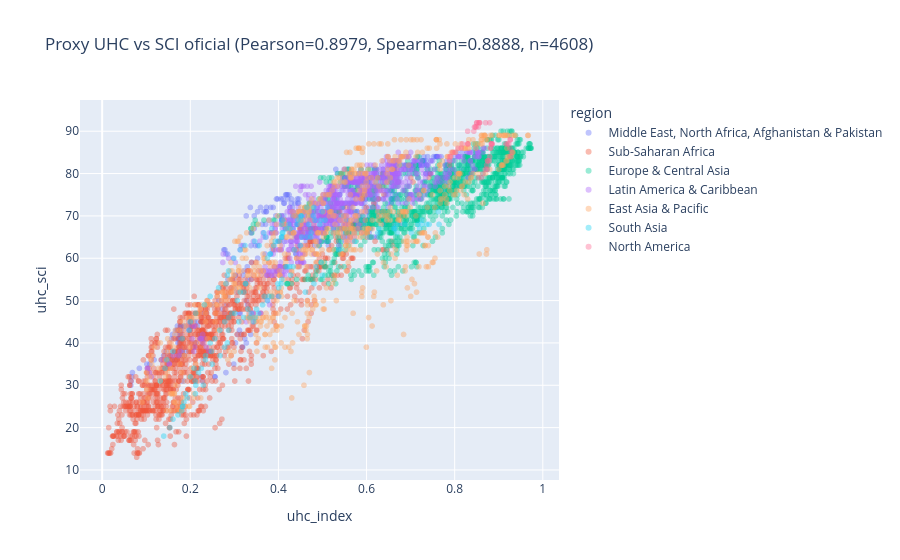

Notebook cell for this chart:
### Markdown cell above
## 7. Validação do proxy UHC contra o SCI oficial

### Code cell
val = eda.validar_uhc(abt)
m = abt.dropna(subset=["uhc_index", "uhc_sci"])
fig = px.scatter(m, x="uhc_index", y="uhc_sci", color="region", opacity=0.4,
                 title=f"Proxy UHC vs SCI oficial (Pearson={val['pearson']}, "
                       f"Spearman={val['spearman']}, n={val['n']})")
fig

### Figure 1 — Plotly figure (JSON) as saved in the notebook; plotly's stock layout.template omitted (floating-point values rounded to 4 significant figures; data arrays with more than 128 entries replaced by an {"elided": "..."} marker saying what was removed)
{"data": [{"hovertemplate": "region=Middle East, North Africa, Afghanistan & Pakistan<br>uhc_index=%{x}<br>uhc_sci=%{y}<extra></extra>", "legendgroup": "Middle East, North Africa, Afghanistan & Pakistan", "marker": {"color": "#636efa", "opacity": 0.4, "symbol": "circle"}, "mode": "markers", "name": "Middle East, North Africa, Afghanistan & Pakistan", "showlegend": true, "type": "scattergl", "x": {"elided": "552 float values"}, "xaxis": "x", "y": {"elided": "552 float values"}, "yaxis": "y"}, {"hovertemplate": "region=Sub-Saharan Africa<br>uhc_index=%{x}<br>uhc_sci=%{y}<extra></extra>", "legendgroup": "Sub-Saharan Africa", "marker": {"color": "#EF553B", "opacity": 0.4, "symbol": "circle"}, "mode": "markers", "name": "Sub-Saharan Africa", "showlegend": true, "type": "scattergl", "x": {"elided": "1137 float values"}, "xaxis": "x", "y": {"elided": "1137 float values"}, "yaxis": "y"}, {"hovertemplate": "region=Europe & Central Asia<br>uhc_index=%{x}<br>uhc_sci=%{y}<extra></extra>", "legendgroup": "Europe & Central Asia", "marker": {"color": "#00cc96", "opacity": 0.4, "symbol": "circle"}, "mode": "markers", "name": "Europe & Central Asia", "showlegend": true, "type": "scattergl", "x": {"elided": "1223 float values"}, "xaxis": "x", "y": {"elided": "1223 float values"}, "yaxis": "y"}, {"hovertemplate": "region=Latin America & Caribbean<br>uhc_index=%{x}<br>uhc_sci=%{y}<extra></extra>", "legendgroup": "Latin America & Caribbean", "marker": {"color": "#ab63fa", "opacity": 0.4, "symbol": "circle"}, "mode": "markers", "name": "Latin America & Caribbean", "showlegend": true, "type": "scattergl", "x": {"elided": "787 float values"}, "xaxis": "x", "y": {"elided": "787 float values"}, "yaxis": "y"}, {"hovertemplate": "region=East Asia & Pacific<br>uhc_index=%{x}<br>uhc_sci=%{y}<extra></extra>", "legendgroup": "East Asia & Pacific", "marker": {"color": "#FFA15A", "opacity": 0.4, "symbol": "circle"}, "mode": "markers", "name": "East Asia & Pacific", "showlegend": true, "type": "scattergl", "x": {"elided": "717 float values"}, "xaxis": "x", "y": {"elided": "717 float values"}, "yaxis": "y"}, {"hovertemplate": "region=South Asia<br>uhc_index=%{x}<br>uhc_sci=%{y}<extra></extra>", "legendgroup": "South Asia", "marker": {"color": "#19d3f3", "opacity": 0.4, "symbol": "circle"}, "mode": "markers", "name": "South Asia", "showlegend": true, "type": "scattergl", "x": {"elided": "144 float values"}, "xaxis": "x", "y": {"elided": "144 float values"}, "yaxis": "y"}, {"hovertemplate": "region=North America<br>uhc_index=%{x}<br>uhc_sci=%{y}<extra></extra>", "legendgroup": "North America", "marker": {"color": "#FF6692", "opacity": 0.4, "symbol": "circle"}, "mode": "markers", "name": "North America", "showlegend": true, "type": "scattergl", "x": [0.7886, 0.7882, 0.788, 0.791, 0.7949, 0.8008, 0.8074, 0.8152, 0.8175, 0.8292, 0.83, 0.8294, 0.8435, 0.847, 0.8487, 0.8539, 0.845, 0.8572, 0.8499, 0.8504, 0.8549, 0.856, 0.8703, 0.8794, 0.8542, 0.861, 0.8644, 0.8697, 0.873, 0.8725, 0.8744, 0.8751, 0.8788, 0.8792, 0.9266, 0.9286, 0.9254, 0.8807, 0.882, 0.8829, 0.8851, 0.8837, 0.8843, 0.9163, 0.9196, 0.9227, 0.9262, 0.9263], "xaxis": "x", "y": [82.0, 83.0, 84.0, 84.0, 85.0, 85.0, 86.0, 86.0, 87.0, 87.0, 87.0, 90.0, 90.0, 91.0, 91.0, 91.0, 91.0, 92.0, 92.0, 92.0, 92.0, 92.0, 92.0, 92.0, 79.0, 79.0, 80.0, 81.0, 81.0, 82.0, 83.0, 83.0, 83.0, 84.0, 84.0, 85.0, 86.0, 86.0, 86.0, 87.0, 87.0, 87.0, 87.0, 87.0, 87.0, 87.0, 88.0, 88.0], "yaxis": "y"}], "layout": {"legend": {"title": {"text": "region"}, "tracegroupgap": 0}, "title": {"text": "Proxy UHC vs SCI oficial (Pearson=0.8979, Spearman=0.8888, n=4608)"}, "xaxis": {"anchor": "y", "domain": [0.0, 1.0], "title": {"text": "uhc_index"}}, "yaxis": {"anchor": "x", "domain": [0.0, 1.0], "title": {"text": "uhc_sci"}}}}
